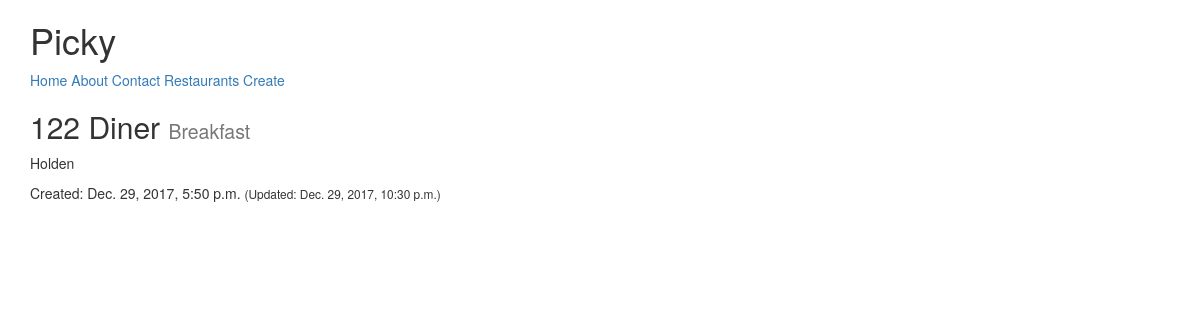
The app's page /restaurants/122-diner/ with its own data.
### restaurants/models.py (models this page shows, shortened)
class RestaurantLocation(models.Model):
    owner       = models.ForeignKey(User)
    name        = models.CharField(max_length=120)
    location    = models.CharField(max_length=120, null=True, blank=True) # optional
    category    = models.CharField(max_length=120, null=True, blank=True, validators=[validate_category]) # optional
    timestamp   = models.DateTimeField(auto_now_add=True)
    updated     = models.DateTimeField(auto_now=True)
    slug = models.SlugField(null=True, blank=True)
    @property
    def title(self):
        return self.name

### restaurants/views.py (the view)
# urls.py: url(r'^restaurants/(?P<slug>[\w-]+)/$', RestaurantDetailView.as_view()),
class RestaurantDetailView(DetailView):
    queryset = RestaurantLocation.objects.all()

### restaurants/templates/restaurants/restaurantlocation_detail.html (shortened to what this page needs)
{% extends 'base.html' %}
{% block content %}
<h2>{{ object.title }} <small>{{ object.category }}</small></h2>
<p>{{ object.location }}</p>
<p>Created: {{ object.timestamp }} <small>(Updated: {{ object.updated }})</small></p>
{% endblock content %}

### records on screen
RestaurantLocation: title "122 Diner", category "Breakfast", location "Holden", timestamp "Dec. 29, 2017, 5:50 p.m.", updated "Dec. 29, 2017, 10:30 p.m."
